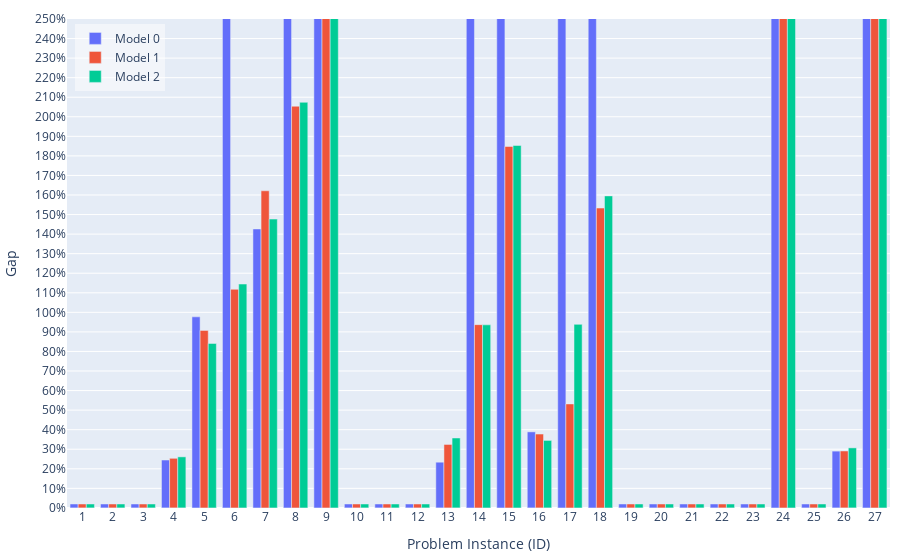

Notebook code for this chart:
### Code cell
import plotly.graph_objects as go

# Clean data
max_gap = 250
# gapcleaned_df0 = df0[df0['gap'] < max_gap]
# gapcleaned_df1 = df1[df1['gap'] < max_gap]
# gapcleaned_df2 = df2[df2['gap'] < max_gap]

gapcleaned_df0 = df0
gapcleaned_df1 = df1
gapcleaned_df2 = df2
# gapcleaned_df0['gap'] = gapcleaned_df0['gap'].apply(lambda x: min(x, max_gap))
# gapcleaned_df1['gap'] = gapcleaned_df1['gap'].apply(lambda x: min(x, max_gap))
# gapcleaned_df2['gap'] = gapcleaned_df2['gap'].apply(lambda x: min(x, max_gap))

# Substitute values at infinity with large value: 1e6
gapcleaned_df0['gap'] = gapcleaned_df0['gap'].replace([np.inf, -np.inf], 1e6)
gapcleaned_df1['gap'] = gapcleaned_df1['gap'].replace([np.inf, -np.inf], 1e6)
gapcleaned_df2['gap'] = gapcleaned_df2['gap'].replace([np.inf, -np.inf], 1e6)

# Define a small offset value for visibility
offset = 2  # Adjust this based on your data range

# Function to add offset to zeros but keep original text
def add_offset_to_zeros(values):
    display_values = values.copy()  # For visual height
    text_values = values.copy()     # For labels/text
    display_values[display_values <= 0.05] = offset
    return display_values, text_values

# First, create a function to format the gap values
def format_gap(x):
    if abs(x - 1e6) < 1e-6:  # Check if it's very close to 1e6 (our infinity placeholder)
        return "inf"
    else:
        return f'{x:.2f}'

# Then use this function when creating the text values

# Create bar plot with visible zeros
hovertemplate_text='Model: %{customdata[0]}<br>ID: %{x}<br>N: %{customdata[1]}<br>J: %{customdata[2]}<br>T: %{customdata[3]}<br>Gap: %{text}%<br>Nodes: %{customdata[4]}<br>Runtime: %{customdata[5]} s<extra></extra>'
fig = go.Figure(data=[
    go.Bar(
        name='Model 0', 
        x=gapcleaned_df0['ID'], 
        y=add_offset_to_zeros(gapcleaned_df0['gap'])[0],
        # text=gapcleaned_df0['gap'].apply(lambda x: f'{x:.2f}'),  # Format text to 2 decimal places
        text=gapcleaned_df0['gap'].apply(format_gap),  # Format text to 2 decimal places
        # Create a 2D array with multiple columns
        customdata=np.dstack((
            gapcleaned_df0['model'], 
            gapcleaned_df0['N'], 
            gapcleaned_df0['J'], 
            gapcleaned_df0['T'], 
            gapcleaned_df0['nodes'], 
            gapcleaned_df0['total_time'].apply(lambda x: f'{x:.2f}')
        ))[0],
        textposition='none',
        hovertemplate=hovertemplate_text
    ),
    go.Bar(
        name='Model 1', 
        x=gapcleaned_df1['ID'], 
        y=add_offset_to_zeros(gapcleaned_df1['gap'])[0],
        text=gapcleaned_df1['gap'].apply(format_gap),
        customdata=np.dstack((
            gapcleaned_df1['model'], 
            gapcleaned_df1['N'], 
            gapcleaned_df1['J'], 
            gapcleaned_df1['T'], 
            gapcleaned_df1['nodes'], 
            gapcleaned_df1['total_time'].apply(lambda x: f'{x:.2f}')
        ))[0],
        textposition='none',
        hovertemplate=hovertemplate_text
    ),
    go.Bar(
        name='Model 2', 
        x=gapcleaned_df2['ID'], 
        y=add_offset_to_zeros(gapcleaned_df2['gap'])[0],
        text=gapcleaned_df2['gap'].apply(format_gap),
        customdata=np.dstack((
            gapcleaned_df2['model'], 
            gapcleaned_df2['N'], 
            gapcleaned_df2['J'], 
            gapcleaned_df2['T'], 
            gapcleaned_df2['nodes'], 
            gapcleaned_df2['total_time'].apply(lambda x: f'{x:.2f}')
        ))[0],
        textposition='none',
        hovertemplate=hovertemplate_text
    ),
])

# Add a subtle visual indication for zero values
fig.update_layout(
    autosize=True,   # let the container size drive the plot
    margin=dict(l=10, r=10, t=10, b=10),    # width=1000,
    # height=600,
    barmode='group',
    yaxis = dict(
        range=[-0.05, max_gap],
        title = 'Gap',
        tickvals = list(range(0, max_gap + 1, 10)),
        ticktext = [str(i) + '%' for i in range(0, max_gap + 1, 10)],
    ),
    xaxis = dict(
        title = 'Problem Instance (ID)',
        tickmode = 'array',
        tickvals = list(range(0, 28)),
        ticktext = list(range(0, 28)),
    ),
    legend=dict(
        x=0.01,
        y=0.99,
        xanchor='left',
        yanchor='top',
        bgcolor='rgba(255, 255, 255, 0.5)'
    )
)

fig.show()

# # Save as HTML
div_schedule = plot(
    fig, include_plotlyjs=True, config={"responsive": True}, output_type="div"
)
# write div snippet to file
with open('../docs/images/results-gap.html', 'w') as f:
    f.write(div_schedule)

### Figure 1 — Plotly figure (JSON) as saved in the notebook; plotly's stock layout.template omitted (floating-point values rounded to 4 significant figures; data arrays with more than 128 entries replaced by an {"elided": "..."} marker saying what was removed)
{"data": [{"customdata": {"elided": "27x6 mixed values"}, "hovertemplate": "Model: %{customdata[0]}<br>ID: %{x}<br>N: %{customdata[1]}<br>J: %{customdata[2]}<br>T: %{customdata[3]}<br>Gap: %{text}%<br>Nodes: %{customdata[4]}<br>Runtime: %{customdata[5]} s<extra></extra>", "name": "Model 0", "text": ["0.00", "0.00", "0.00", "24.48", "97.70", "inf", "142.65", "inf", "inf", "0.00", "0.00", "0.00", "23.37", "inf", "inf", "38.88", "inf", "inf", "0.00", "0.00", "0.00", "0.00", "0.00", "inf", "0.00", "29.04", "inf"], "textposition": "none", "type": "bar", "x": [1, 2, 3, 4, 5, 6, 7, 8, 9, 10, 11, 12, 13, 14, 15, 16, 17, 18, 19, 20, 21, 22, 23, 24, 25, 26, 27], "y": [2.0, 2.0, 2.0, 24.48, 97.7, 1000000.0, 142.6, 1000000.0, 1000000.0, 2.0, 2.0, 2.0, 23.37, 1000000.0, 1000000.0, 38.88, 1000000.0, 1000000.0, 2.0, 2.0, 2.0, 2.0, 2.0, 1000000.0, 2.0, 29.04, 1000000.0]}, {"customdata": {"elided": "27x6 mixed values"}, "hovertemplate": "Model: %{customdata[0]}<br>ID: %{x}<br>N: %{customdata[1]}<br>J: %{customdata[2]}<br>T: %{customdata[3]}<br>Gap: %{text}%<br>Nodes: %{customdata[4]}<br>Runtime: %{customdata[5]} s<extra></extra>", "name": "Model 1", "text": ["0.00", "0.00", "0.00", "25.36", "90.78", "111.79", "162.16", "205.40", "422.40", "0.00", "0.00", "0.00", "32.44", "93.71", "184.80", "37.77", "53.17", "153.32", "0.00", "0.00", "0.00", "0.00", "0.00", "2651.18", "0.00", "29.11", "16190.33"], "textposition": "none", "type": "bar", "x": [1, 2, 3, 4, 5, 6, 7, 8, 9, 10, 11, 12, 13, 14, 15, 16, 17, 18, 19, 20, 21, 22, 23, 24, 25, 26, 27], "y": [2.0, 2.0, 2.0, 25.36, 90.78, 111.8, 162.2, 205.4, 422.4, 2.0, 2.0, 2.0, 32.44, 93.71, 184.8, 37.77, 53.17, 153.3, 2.0, 2.0, 2.0, 2.0, 2.0, 2651.0, 2.0, 29.11, 16190.0]}, {"customdata": {"elided": "27x6 mixed values"}, "hovertemplate": "Model: %{customdata[0]}<br>ID: %{x}<br>N: %{customdata[1]}<br>J: %{customdata[2]}<br>T: %{customdata[3]}<br>Gap: %{text}%<br>Nodes: %{customdata[4]}<br>Runtime: %{customdata[5]} s<extra></extra>", "name": "Model 2", "text": ["0.00", "0.00", "0.00", "26.11", "84.09", "114.47", "147.69", "207.40", "539.45", "0.00", "0.00", "0.00", "35.75", "93.62", "185.33", "34.51", "93.85", "159.55", "0.00", "0.00", "0.00", "0.00", "0.00", "2652.31", "0.00", "30.70", "16190.33"], "textposition": "none", "type": "bar", "x": [1, 2, 3, 4, 5, 6, 7, 8, 9, 10, 11, 12, 13, 14, 15, 16, 17, 18, 19, 20, 21, 22, 23, 24, 25, 26, 27], "y": [2.0, 2.0, 2.0, 26.11, 84.09, 114.5, 147.7, 207.4, 539.4, 2.0, 2.0, 2.0, 35.75, 93.62, 185.3, 34.51, 93.85, 159.6, 2.0, 2.0, 2.0, 2.0, 2.0, 2652.0, 2.0, 30.7, 16190.0]}], "layout": {"autosize": true, "barmode": "group", "legend": {"bgcolor": "rgba(255, 255, 255, 0.5)", "x": 0.01, "xanchor": "left", "y": 0.99, "yanchor": "top"}, "margin": {"b": 10, "l": 10, "r": 10, "t": 10}, "xaxis": {"tickmode": "array", "ticktext": [0, 1, 2, 3, 4, 5, 6, 7, 8, 9, 10, 11, 12, 13, 14, 15, 16, 17, 18, 19, 20, 21, 22, 23, 24, 25, 26, 27], "tickvals": [0, 1, 2, 3, 4, 5, 6, 7, 8, 9, 10, 11, 12, 13, 14, 15, 16, 17, 18, 19, 20, 21, 22, 23, 24, 25, 26, 27], "title": {"text": "Problem Instance (ID)"}}, "yaxis": {"range": [-0.05, 250], "ticktext": ["0%", "10%", "20%", "30%", "40%", "50%", "60%", "70%", "80%", "90%", "100%", "110%", "120%", "130%", "140%", "150%", "160%", "170%", "180%", "190%", "200%", "210%", "220%", "230%", "240%", "250%"], "tickvals": [0, 10, 20, 30, 40, 50, 60, 70, 80, 90, 100, 110, 120, 130, 140, 150, 160, 170, 180, 190, 200, 210, 220, 230, 240, 250], "title": {"text": "Gap"}}}}
